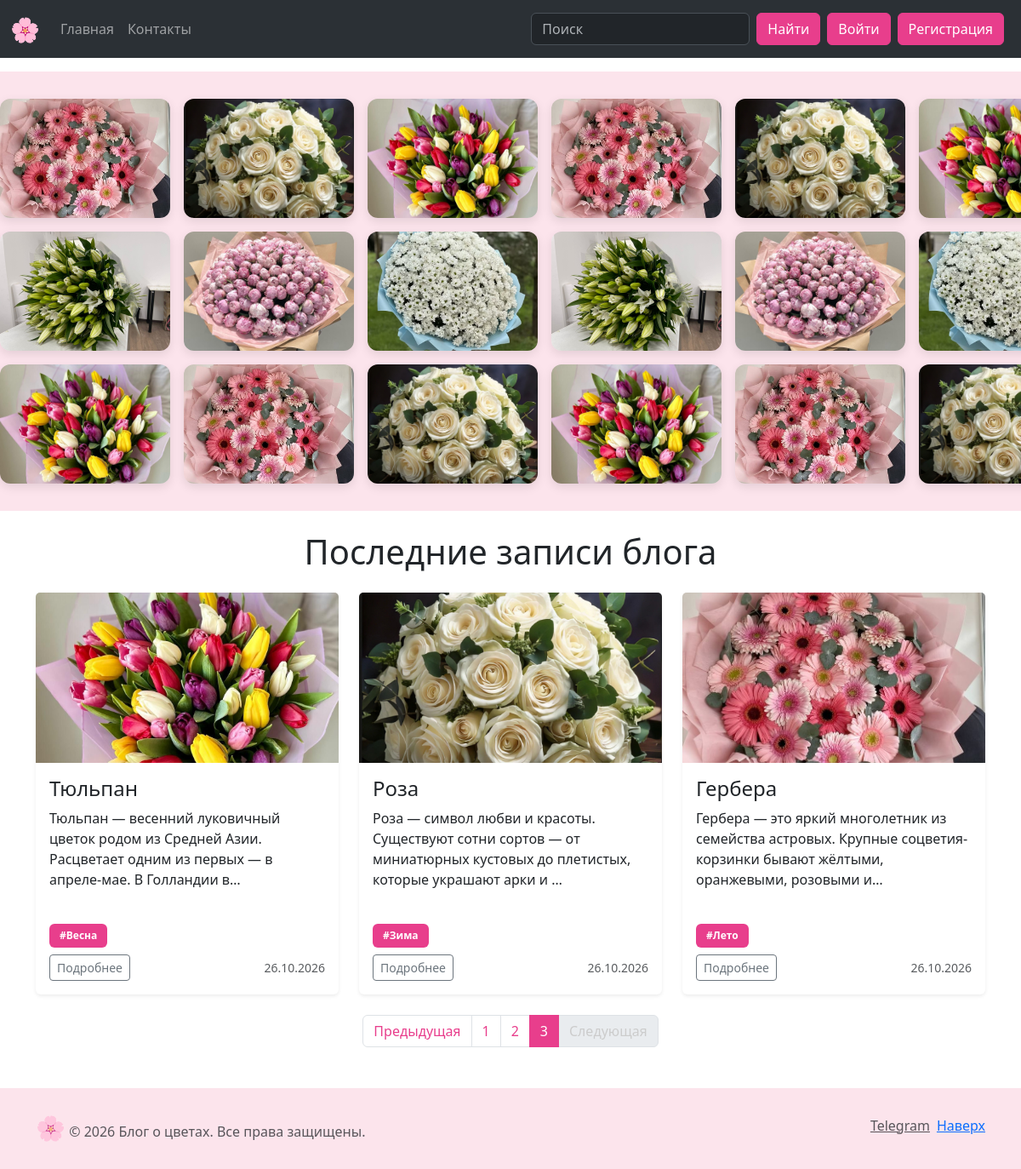
/?page=3, run on the app's committed database.
### myblog/models.py (models this page shows, shortened)
class Post(models.Model):
    title = models.CharField(max_length=200, verbose_name="Заголовок")
    slug = models.SlugField(max_length=200, unique=True, verbose_name="URL")
    author = models.ForeignKey(User, on_delete=models.CASCADE, verbose_name="Автор")
    category = models.ForeignKey(Category, on_delete=models.CASCADE, verbose_name="Категория")
    content = models.TextField(verbose_name="Текст поста")
    image = models.ImageField(upload_to='posts/', blank=True, null=True, verbose_name="Картинка")
    created_at = models.DateTimeField(auto_now_add=True, verbose_name="Дата публикации")
    updated_at = models.DateTimeField(auto_now=True, verbose_name="Дата обновления")
    is_published = models.BooleanField(default=True, verbose_name="Опубликовано")
    tags = TaggableManager(blank=True) # <-- НОВОЕ ПОЛЕ
    class Meta:
        verbose_name = 'Пост'
        verbose_name_plural = 'Посты'
        ordering = ['-created_at']

### myblog/views.py (the view)
# urls.py: path('', views.home, name='home'),
def home(request):
    posts_list = Post.objects.filter(is_published=True).order_by('-created_at')
    paginator = Paginator(posts_list, 6)
    page_number = request.GET.get('page')
    page_obj = paginator.get_page(page_number)
    return render(request, 'myblog/index.html', {'page_obj': page_obj})

### myblog/templates/myblog/index.html (shortened to what this page needs)
{% extends 'myblog/base.html' %}
{% load static %}
{% block content %}
<section class="flower-marquee">
  <div class="flower-track">
    <img src="{% static 'myblog/img/gerbera.jpg' %}" class="flower-slide" alt="">
    <img src="{% static 'myblog/img/roza.jpg' %}" class="flower-slide" alt="">
    <img src="{% static 'myblog/img/tyulpan.jpg' %}" class="flower-slide" alt="">
    <img src="{% static 'myblog/img/gerbera.jpg' %}" class="flower-slide" alt="">
    <img src="{% static 'myblog/img/roza.jpg' %}" class="flower-slide" alt="">
    <img src="{% static 'myblog/img/tyulpan.jpg' %}" class="flower-slide" alt="">
  </div>
  <div class="flower-track flower-track--reverse">
    <img src="{% static 'myblog/img/liliya.jpg' %}" class="flower-slide" alt="">
    <img src="{% static 'myblog/img/pion.jpg' %}" class="flower-slide" alt="">
    <img src="{% static 'myblog/img/hrizantema.jpg' %}" class="flower-slide" alt="">
    <img src="{% static 'myblog/img/liliya.jpg' %}" class="flower-slide" alt="">
    <img src="{% static 'myblog/img/pion.jpg' %}" class="flower-slide" alt="">
    <img src="{% static 'myblog/img/hrizantema.jpg' %}" class="flower-slide" alt="">
  </div>
  <div class="flower-track">
    <img src="{% static 'myblog/img/tyulpan.jpg' %}" class="flower-slide" alt="">
    <img src="{% static 'myblog/img/gerbera.jpg' %}" class="flower-slide" alt="">
    <img src="{% static 'myblog/img/roza.jpg' %}" class="flower-slide" alt="">
    <img src="{% static 'myblog/img/tyulpan.jpg' %}" class="flower-slide" alt="">
    <img src="{% static 'myblog/img/gerbera.jpg' %}" class="flower-slide" alt="">
    <img src="{% static 'myblog/img/roza.jpg' %}" class="flower-slide" alt="">
  </div>
</section>
<section class="all-posts mt-4">
  <div class="container">
    <h1 class="my-4 text-center">Последние записи блога</h1>
    <div class="row">
      {% for post in page_obj %}
      <div class="col-md-4">
        <div class="card mb-4 shadow-sm border-0">
          {% if post.image %}
            <img src="{{ post.image.url }}" alt="{{ post.title }}" class="card-img-top">
          {% endif %}
          <div class="card-body">
            <h4 class="card-title">{{ post.title }}</h4>
            <p class="card-text">{{ post.content|truncatechars:120 }}</p>
            <div class="mb-2">
              {% for tag in post.tags.all %}
                <a href="{% url 'tag' tag.slug %}" class="badge text-bg-info text-decoration-none">#{{ tag.name }}</a>
              {% endfor %}
            </div>
            <div class="d-flex justify-content-between align-items-center">
              <div class="btn-group">
                <a href="{% url 'post_detail' post.slug %}" class="btn btn-sm btn-outline-secondary">Подробнее</a>
              </div>
              <small class="text-muted">{{ post.created_at|date:"d.m.Y" }}</small>
            </div>
          </div>
        </div>
      </div>
      {% empty %}
      <div class="col-12 text-center mt-5">
        <p class="lead">Пока нет записей. Добавь их через админку.</p>
      </div>
      {% endfor %}
    </div>
  </div>
</section>
{% if page_obj.has_other_pages %}
<section class="my-pagination mt-4 mb-5">
  <nav aria-label="Paginate me">
    <ul class="pagination justify-content-center">
        {% if page_obj.has_previous %}
            <li class="page-item">
                <a class="page-link text-pink" href="?page={{ page_obj.previous_page_number }}" tabindex="-1">Предыдущая</a>
            </li>
        {% else %}
            <li class="page-item disabled">
                <a class="page-link" href="#" tabindex="-1">Предыдущая</a>
            </li>
        {% endif %}
        {% for page_number in page_obj.paginator.page_range %}
            {% if page_number == page_obj.number %}
                <li class="page-item active"><a class="page-link bg-pink border-pink" href="?page={{ page_number }}">{{ page_number }}</a></li>
            {% else %}
                <li class="page-item"><a class="page-link text-pink" href="?page={{ page_number }}">{{ page_number }}</a></li>
            {% endif %}
        {% endfor %}
        {% if page_obj.has_next %}
            <li class="page-item">
                <a class="page-link text-pink" href="?page={{ page_obj.next_page_number }}">Следующая</a>
            </li>
        {% else %}
            <li class="page-item disabled">
                <a class="page-link" href="#">Следующая</a>
            </li>
        {% endif %}
    </ul>
  </nav>
</section>
{% endif %}
{% endblock %}

### myblog/static/myblog/css/style.css (style rules this page uses)
.card img.card-img-top { width: 100%; height: 200px; object-fit: cover; }
.all-posts .card { height: 100%; border: none; box-shadow: 0 4px 12px rgba(0,0,0,0.05); }
.all-posts .card-body { display: flex; flex-direction: column; }
.all-posts .card-body .card-text { flex-grow: 1; }
.all-posts .row { row-gap: 2rem; }
.my-pagination { margin-top: 2rem; }
.flower-marquee { width: 100vw; overflow: hidden; padding: 2rem 0; background: #fce4ec; margin-left: calc(50% - 50vw); }
.flower-track { display: flex; gap: 1rem; width: max-content; animation: marquee 40s linear infinite; margin-bottom: 1rem; }
.flower-track:last-child { margin-bottom: 0; }
.flower-track--reverse { animation-direction: reverse; }
.flower-slide { width: 200px; height: 140px; object-fit: cover; border-radius: 12px; box-shadow: 0 4px 12px rgba(0, 0, 0, 0.1); flex-shrink: 0; }
.card { border: none; box-shadow: 0 4px 12px rgba(0,0,0,0.05); }
.badge.text-bg-info { background-color: #e83e8c !important; color: #fff !important; text-decoration: none; padding: 8px 12px; }
.text-primary, .text-pink { color: #e83e8c !important; }
.page-link { color: #e83e8c; }
.page-item.active .page-link { background-color: #e83e8c !important; border-color: #e83e8c !important; color: #fff !important; }
.page-item.disabled .page-link { color: #ccc; }

### data on the page
Post: image (picture), title "Тюльпан", content "Тюльпан — весенний луковичный цветок родом из Средней Азии. Расцветает одним из первых — в апреле-мае. В Голландии в…", created_at "26.10.2026"
Tag: name "Весна"
Post: image (picture), title "Роза", content "Роза — символ любви и красоты. Существуют сотни сортов — от миниатюрных кустовых до плетистых, которые украшают арки и …", created_at "26.10.2026"
Tag: name "Зима"
Post: image (picture), title "Гербера", content "Гербера — это яркий многолетник из семейства астровых. Крупные соцветия-корзинки бывают жёлтыми, оранжевыми, розовыми и…", created_at "26.10.2026"
Tag: name "Лето"

### other printed values
{{ page_number }} "1" "2"
{{ page_number }} "3"
